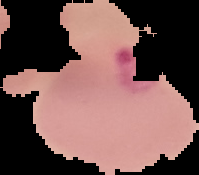
#> input picture python/data/cell_images/Parasitized/C101P62ThinF_IMG_20150918_151006_cell_76.png, 199 x 175 px, found by its file name; its folder holds only this picture in this run
$ python preprocess.py
#> lines starting #> are read from the running program, lines starting #| are printed output that depends on the picture
import os
import numpy as np
import cv2

INPUT_DIR = "data/cell_images/"
OUTPUT_DIR = "data/processed/"

os.makedirs(OUTPUT_DIR, exist_ok=True)

def preprocess_and_save():
    categories = ["Parasitized", "Uninfected"]

    for category in categories:
        img_folder = os.path.join(INPUT_DIR, category)
        save_path = os.path.join(OUTPUT_DIR, f"{category}.npy")

        data = []
        for img_name in os.listdir(img_folder):
            img_path = os.path.join(img_folder, img_name)

            # Skip system files
            if not img_name.lower().endswith((".png", ".jpg", ".jpeg")):
                print(f"Skipping {img_name} (Not an image)")
                continue

            img = cv2.imread(img_path)
#> img is the input picture: shape (175, 199, 3); mean B, G, R 78.8, 82, 113.7
            if img is None:
                print(f"Skipping {img_name} (Unreadable or corrupted)")
                continue

            img = cv2.resize(img, (128, 128)) / 255.0  # Normalize
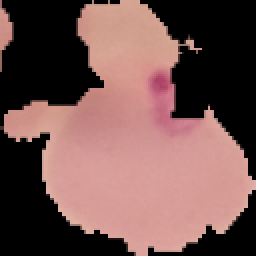
#> img: shape (128, 128, 3) float64 (shown 2 times larger); mean B, G, R 0.309, 0.322, 0.446
            data.append(img)

        if data:
            np.save(save_path, np.array(data))  # Save preprocessed images
            print(f"✅ {category} processed successfully!")
        else:
            print(f"⚠️ No valid images found in {category}!")
#> pass 2 of the loop in preprocess_and_save, `for category in categories:`:
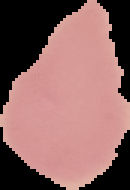
#> input picture python/data/cell_images/Uninfected/C103P64ThinF_IMG_20150918_165125_cell_86.png, 130 x 190 px, found by its file name
#> in preprocess_and_save, img is the input picture: shape (190, 130, 3); mean B, G, R 97.8, 100.1, 139.4
#> in preprocess_and_save, `img = cv2.resize(img, (128, 128)) / 255.0`:
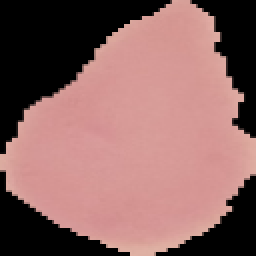
#> img: shape (128, 128, 3) float64 (shown 2 times larger); mean B, G, R 0.384, 0.393, 0.547

preprocess_and_save()
